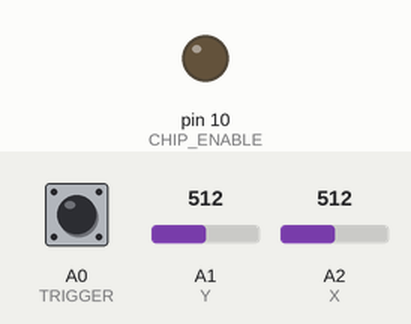
The sketch below on a simulated Arduino Uno, built with avr-gcc and run on an emulated ATmega328P. Shown: output pins drawn as LEDs (lit = HIGH). Inputs (shaded band) come from the test bench; at power-on: A0 (TRIGGER) HIGH, A1 (Y) = 512, A2 (X) = 512. Pins used as bus, display or sensor lines are not drawn.

Above: at 0.1 s.
Timing chart, 0 to 1.6 s (numbered marks = the images above):
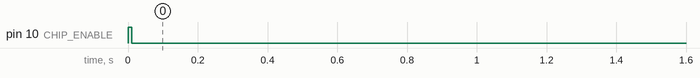

The sketch:

flappyduino.ino
```cpp
#include <avr/pgmspace.h>
#include <SPI.h>

/*const byte font[] = {
#include "font.h"
};*/

const byte sprites[] = {
#include "sprites.h"
};

const byte spriteMasks[] = {
#include "sprites.mask.h"
};

const byte tiles[] = {
#include "tiles.h"
};

const byte collisionTile[] = {
  0, 1, 1, 1, 1, 1, 1, 1, 1, 1, 0, 0, 0, 0, 1, 1, 1, 1, 1, 1, 0, 0, 0, 0
};

const byte map1[] = {
#include "map1.h"
};

const byte title[] = {
#include "title.h"
};

const byte titleMasks[] = {
#include "title.mask.h"
};

const byte PROGMEM titleMap[] = {
#include "title-map.h"
};

class Joystick {
public:
  Joystick() {};

  void begin() {
    pinMode(TRIGGER, INPUT_PULLUP);
    // TODO: Don't apply power through an output pin!
    pinMode(POWER, OUTPUT);
    digitalWrite(POWER, HIGH);
  }

  void update() {
    _x = (analogRead(X) / 64 - 8);
    _x = ((_x > -3) && (_x < 3)) ? 0 : _x;
    _y = (analogRead(Y) / 64 - 8);
    _y = ((_y > -3) && (_y < 3)) ? 0 : _y;
    _trigger = !digitalRead(TRIGGER);
  }

  int8_t getX() { return _x; }
  int8_t getY() { return _y; }
  uint8_t getTrigger() { return _trigger; }

private:
  const int POWER = A3;
  const int X = A2;
  const int Y = A1;
  const int TRIGGER = A0;

  int8_t _x;
  int8_t _y;
  uint8_t _trigger;
};

class Map {
public:
  Map(const byte *tiles, const byte* tileMap, uint16_t width) : _tiles(tiles), _tileMap(tileMap), _width(width) {}

  byte getTile(uint16_t x, uint8_t y) const { return _tileMap[(x % _width) * 6 + y]; }
  byte getPixels(byte tile, uint8_t xOff) const { return _tiles[tile * 8 + xOff]; }
  uint16_t getWidth() { return _width; }

private:
  const byte* _tiles;
  const byte* _tileMap;
  const uint16_t _width;
};

class SpriteLayer {
public:
  SpriteLayer() {}

  void reset(const byte* sprites, const byte* spriteMasks) {
    _sprites = sprites;
    _spriteMasks = spriteMasks;
    memset(_spriteMap, 0xff, sizeof(_spriteMap));
  }
  void addSprite(byte sprite, uint8_t x, uint8_t y) {
    if ((x >= 0) && (x < 21) && (y >= 0) && (y < 12)) {
      _spriteMap[x * 12 + y] = sprite;
    }
  }
  void add2x2Sprite(byte sprite, uint8_t x, uint8_t y) {
    addSprite(sprite, x, y);
    addSprite(sprite + 1, x, y + 1);
    addSprite(sprite + 2, x + 1, y);
    addSprite(sprite + 3, x + 1, y + 1);
  }
  void setSpriteMap(const byte PROGMEM* spriteMap) {
    for (int ii = 0; ii < sizeof(_spriteMap); ii++) {
      _spriteMap[ii] = pgm_read_byte_near(&spriteMap[ii]);
    }
  }
  byte getSprite(uint8_t x, uint8_t y) const { return _spriteMap[x * 12 + y]; }
  byte maskPixels(byte inputPixels, uint8_t x, uint8_t y) const {
    uint8_t spriteX = x >> 2;
    uint8_t spriteY = y << 1;
    uint8_t xOff = x & 3;
    return maskPixels(inputPixels, getSprite(spriteX, spriteY), getSprite(spriteX, spriteY + 1), xOff);
  }
  byte maskPixels(byte inputPixels, byte top, byte bottom, uint8_t xOff) const {
    if ((top != 0xff) || (bottom != 0xff)) {
      return maskPixelsSprite(inputPixels & 0xf, top, xOff) | (maskPixelsSprite(inputPixels >> 4, bottom, xOff) << 4);
    } else {
      return inputPixels;
    }
  }
  byte maskPixelsSprite(byte inputPixels, byte sprite, uint8_t xOff) const {
    if (sprite != 0xff) {
      uint16_t off = (sprite >> 1) * 4 + xOff;
      uint8_t shift = (sprite & 1) << 2;
      return (inputPixels & ((~_spriteMasks[off]) >> shift) | (_sprites[off] >> shift)) & 0x0f;
    } else {
      return inputPixels;
    }
  }

private:
  byte _spriteMap[21 * 12];
  const byte* _sprites;
  const byte* _spriteMasks;
};

class Display {
public:
  Display() {};

  void begin()
  {
    SPI.begin();
    SPI.setClockDivider(SPI_CLOCK_DIV4);
    SPI.setDataMode(SPI_MODE0);
    SPI.setBitOrder(MSBFIRST);

    pinMode(CHIP_ENABLE, OUTPUT);
    pinMode(DATA_NOT_CONTROL, OUTPUT);
    pinMode(RESET, OUTPUT);

    digitalWrite(RESET, LOW);
    delay(10);
    digitalWrite(RESET, HIGH);
    digitalWrite(CHIP_ENABLE, LOW);

    digitalWrite(DATA_NOT_CONTROL, LOW);
    SPI.transfer(0x21); // extended commands
    SPI.transfer(0xc0); // Vop
    SPI.transfer(0x04); // temp coefficient
    SPI.transfer(0x14); // bias mode
    SPI.transfer(0x20); // basic commands

    setNegated(0);
    clear();
  }

  void clear()
  {
    digitalWrite(DATA_NOT_CONTROL, LOW);
    SPI.transfer(0x80); // x = 0
    SPI.transfer(0x40); // y = 0
    digitalWrite(DATA_NOT_CONTROL, HIGH);
    for (uint16_t ii = 0; ii < 84 * 48; ii ++) {
      SPI.transfer(0x00);
    }
  }

  void setNegated(byte negated) {
    digitalWrite(DATA_NOT_CONTROL, LOW);
    SPI.transfer(0x0c | negated);
  }

  void blit(uint8_t x, uint8_t y, uint8_t w, uint8_t h, byte* img)
  {
    for (uint8_t yi = y; yi < y + h; yi += 8) {
      digitalWrite(DATA_NOT_CONTROL, LOW);
      SPI.transfer(0x80 | x); // x
      SPI.transfer(0x40 | (yi >> 3)); // y
      digitalWrite(DATA_NOT_CONTROL, HIGH);
      for (uint8_t xi = 0; xi < w; xi++) {
        SPI.transfer(*(img++));
      }
    }
  }

  void blit(uint16_t x, const Map* map, const SpriteLayer& spriteLayer)
  {
    digitalWrite(DATA_NOT_CONTROL, LOW);
    SPI.transfer(0x80); // x = 0
    SPI.transfer(0x40); // y = 0
    digitalWrite(DATA_NOT_CONTROL, HIGH);
    for (uint8_t tileY = 0; tileY < 6; tileY++) {
      for (uint8_t xi = 0; xi < 84; ) {
        uint16_t tileX = (x + xi) >> 3;
        uint8_t xOff = ((x + xi) & 7);
        byte tile = map->getTile(tileX, tileY);
        while ((xOff < 8) && (xi < 84)) {
          byte pixels = map->getPixels(tile, xOff);
          pixels = spriteLayer.maskPixels(pixels, xi, tileY);
          SPI.transfer(pixels);
          xOff++;
          xi++;
        }
      }
    }
  }

private:
  const int CHIP_ENABLE = 10;
  const int RESET = 9;
  const int DATA_NOT_CONTROL = 8;
};

Map maps[] = {Map(tiles, map1, sizeof(map1) / 6)};
Joystick joystick = Joystick();
Display display = Display();
SpriteLayer spriteLayer = SpriteLayer();

class Mode {
public:
  virtual void reset();
  virtual void loop();

  static Mode* getCurrent() { return _current; }
  static void setCurrent(Mode* mode) {
    _current = mode;
    _current->reset();
  }

  static Mode* const TITLE;
  static Mode* const GAME;

private:
  static Mode* _current;
};
Mode* Mode::_current = NULL;

class TitleMode : public Mode {
public:
  TitleMode() { reset(); }

  void reset() {
    _currentMap = &maps[0];
    _x = 0;
  }

  void loop() {
    joystick.update();
    if ((joystick.getX() != 0) || (joystick.getY() != 0) || (joystick.getTrigger() != 0)) {
      Mode::setCurrent(Mode::GAME);
    }
    _x++;
    spriteLayer.reset(title, titleMasks);
    spriteLayer.setSpriteMap(titleMap);
    display.blit(_x, _currentMap, spriteLayer);
    _x = (_x > _currentMap->getWidth() * 8 - 88) ? 0 : _x;
  }

private:
  Map* _currentMap;
  uint16_t _x;
};
TitleMode titleMode = TitleMode();
Mode* const Mode::TITLE = &titleMode;

class GameMode : public Mode {
public:
  GameMode() { reset(); }

  void reset() {
    _startCount = 12;
    _dieCount = 0;
    _currentMap = &maps[0];
    _x = 0;
    _birdX = -8;
    _birdY = 20;
    for (uint8_t ii = 0; ii < MAX_BIRDS; ii++) {
      _enemyBirdX[ii] = 248;
      _enemyBirdY[ii] = 248;
    }
    _score = 0;
  }

  void loop() {
    if (_startCount > 0) {
      if (_startCount > 4) {
        _birdX += 4;
      } else {
        _birdX -= 4;
      }
      _startCount--;
    } else if (_dieCount > 0) {
      _birdY += 4;
      _dieCount--;
      display.setNegated((_dieCount + 3) >> 2);
      if (_dieCount == 0) {
        Mode::setCurrent(Mode::TITLE);
      }
    } else {
      joystick.update();
      if ((joystick.getX() < 0) && (_birdX > 0)) {
        _birdX -= 2;
      } else if ((joystick.getX() > 0) && (_birdX < 76)) {
        _birdX += 2;
      }
      if ((joystick.getY() < 0) && (_birdY > 0)) {
        _birdY -= 2;
      } else if ((joystick.getY() > 0) && (_birdY < 40)) {
        _birdY += 2;
      }
      _x++;
      if (_x % 32 == 0) {
        for (uint8_t ii = 0; ii < MAX_BIRDS; ii++) {
          if ((_enemyBirdX[ii] == 248) && (_enemyBirdY[ii] == 248)) {
            _enemyBirdX[ii] = 84;
            _enemyBirdY[ii] = (_x / 64 * 7) % 48;
            break;
          }
        }
      }
      if (_x % 64 == 0) {
        _score++;
      }
      _x = (_x > _currentMap->getWidth() * 8 - 88) ? 0 : _x;
      byte tile = _currentMap->getTile((_x + _birdX + 4) >> 3, (_birdY + 4) >> 3);
      if (collisionTile[tile]) {
        _dieCount = 12;
      }
    }
    spriteLayer.reset(sprites, spriteMasks);
    byte flap = ((_x >> 1) & 4);
    spriteLayer.add2x2Sprite(10 + flap, _birdX / 4, _birdY / 4);
    for (uint8_t ii = 0; ii < MAX_BIRDS; ii++) {
      if ((_enemyBirdX[ii] != 248) && (_enemyBirdY[ii] != 248)) {
        _enemyBirdX[ii]-= 2;
        if (_x % 4 == 0) {
          if (_enemyBirdY[ii] > _birdY) {
            _enemyBirdY[ii]--;
          }
          if (_enemyBirdY[ii] < _birdY) {
            _enemyBirdY[ii]++;
          }
        }
        if (_enemyBirdX[ii] == 248) {
          _enemyBirdY[ii] = 248;
        }
        if (_dieCount == 0) {
          int16_t deltaX = _birdX - _enemyBirdX[ii];
          int16_t deltaY = _birdY - _enemyBirdY[ii];
          if ((deltaX > -4) && (deltaX < 4) && (deltaY > -4) && (deltaY < 4)) {
            _dieCount = 12;
          }
        }
        spriteLayer.add2x2Sprite(18 + flap, _enemyBirdX[ii] / 4, _enemyBirdY[ii] / 4);
      }
    }
    drawScore();
    display.blit(_x, _currentMap, spriteLayer);
  }

private:
  static const uint8_t MAX_BIRDS = 3;

  Map* _currentMap;
  uint16_t _startCount;
  uint16_t _dieCount;
  uint16_t _x;
  uint8_t _birdX;
  uint8_t _birdY;
  uint8_t _enemyBirdX[MAX_BIRDS];
  uint8_t _enemyBirdY[MAX_BIRDS];
  uint16_t _score;

  void drawScore() {
    uint8_t scoreX = 20;
    uint16_t score = _score;
    do {
      spriteLayer.addSprite(score % 10, scoreX, 11);
      score = score / 10;
      scoreX--;
    } while (score > 0);
  }
};
GameMode gameMode = GameMode();
Mode* const Mode::GAME = &gameMode;

void setup()
{
  // TODO: Remove when debugging no longer required
  //Serial.begin(9600);

  joystick.begin();
  display.begin();
  Mode::setCurrent(Mode::TITLE);
}

void loop()
{
  Mode::getCurrent()->loop();
  delay(50);
}
```

sprites.h
```cpp
  0x00, 0x06, 0xf9, 0x06, 0x00, 0x99, 0xdd, 0x6a, 0x00, 0xb7, 0x9c, 0x54,
  0x00, 0x1e, 0xd9, 0x3d, 0x00, 0x2e, 0x5d, 0xfe, 0x3c, 0x62, 0x52, 0x57,
  0x69, 0x59, 0x2e, 0x30, 0x3c, 0x62, 0x82, 0x87, 0x69, 0x59, 0x2e, 0x30,
  0x30, 0x2e, 0x79, 0x59, 0x6f, 0x6e, 0x5e, 0x3c, 0x30, 0x2e, 0x79, 0x39,
  0x7f, 0x7e, 0x3e, 0x3c
```

sprites.mask.h
```cpp
  0xff, 0xff, 0xff, 0xff, 0xff, 0xff, 0xff, 0xff, 0xff, 0xff, 0xff, 0xff,
  0xff, 0xff, 0xff, 0xff, 0xff, 0xff, 0xff, 0xff, 0x3c, 0x7e, 0x7e, 0x7f,
  0x7f, 0x7f, 0x3e, 0x30, 0x3c, 0x7e, 0xfe, 0xff, 0x7f, 0x7f, 0x3e, 0x30,
  0x30, 0x3e, 0x7f, 0x7f, 0x7f, 0x7e, 0x7e, 0x3c, 0x30, 0x3e, 0x7f, 0x7f,
  0xff, 0xfe, 0x7e, 0x3c
```

Source omitted: map1.h (data table, 2435 bytes), tiles.h (data table, 1183 bytes), title-map.h (data table, 2278 bytes), title.h (data table, 987 bytes), title.mask.h (data table, 987 bytes)
